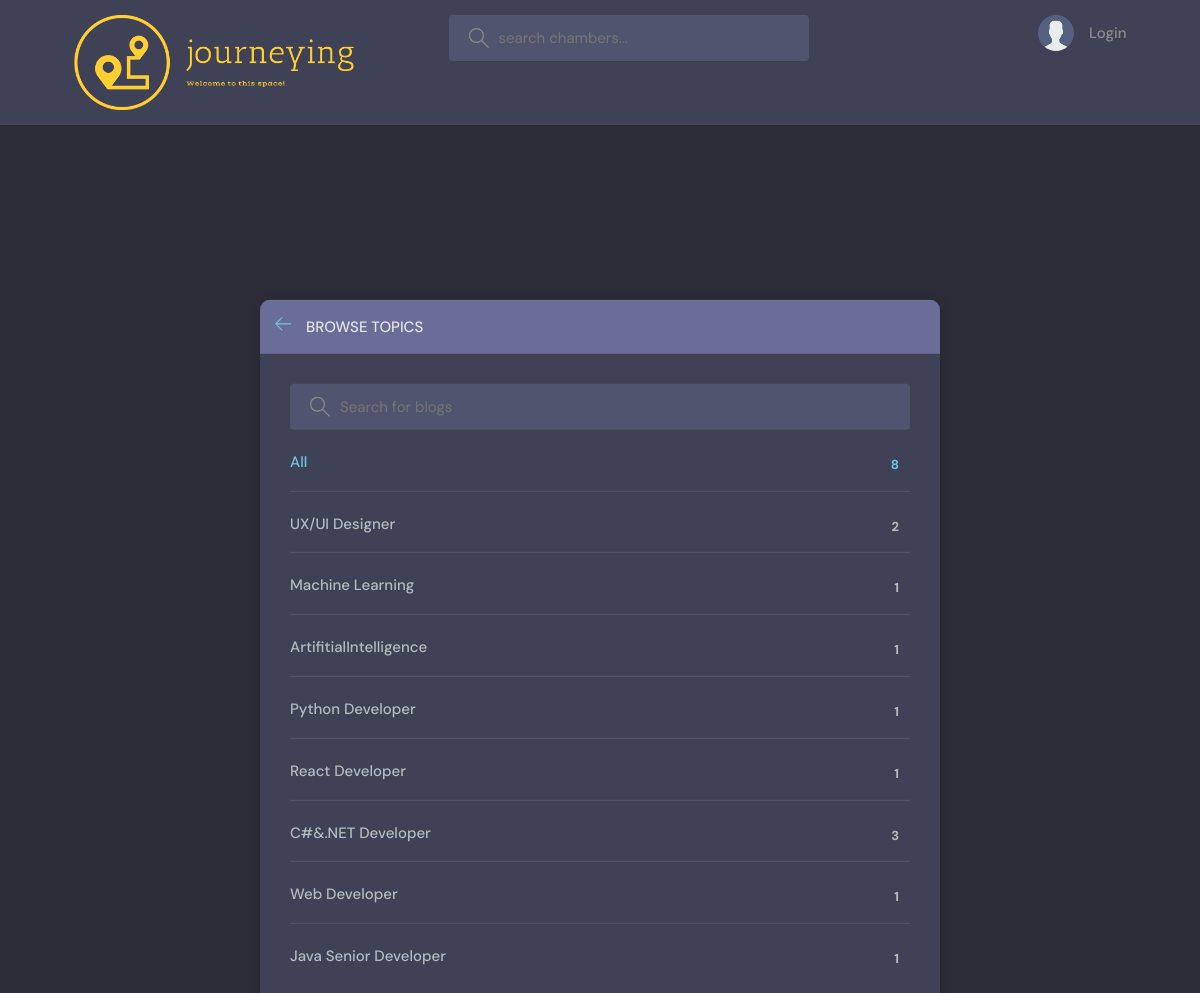
The page /topic/ on the database its author committed.
### journeyingblogs/models.py (models this page shows, shortened)
class Topic(models.Model):
    name = models.CharField(max_length=200)

### journeyingblogs/views.py (the view)
# urls.py: path('topic/', views.topicPage, name="topic_page"),
def topicPage(request):
    q = request.GET.get('q') if request.GET.get('q') != None else ''
    topics = Topic.objects.filter(name__icontains=q)
    return render(request, 'journeyingblogs/topic.html', {'topics': topics})

### journeyingblogs/templates/journeyingblogs/topic.html (shortened to what this page needs)
{% extends 'main.html' %}
{% block content %}
<main class="create-room layout">
  <div class="container">
    <div class="layout__box">
      <div class="layout__boxHeader">
        <div class="layout__boxTitle">
          <a href="{% url 'homepage' %}">
            <svg version="1.1" xmlns="http://www.w3.org/2000/svg" width="32" height="32" viewBox="0 0 32 32">
              <title>arrow-left</title>
              <path
                d="M13.723 2.286l-13.723 13.714 13.719 13.714 1.616-1.611-10.96-10.96h27.625v-2.286h-27.625l10.965-10.965-1.616-1.607z">
              </path>
            </svg>
          </a>
          <h3>Browse Topics</h3>
        </div>
      </div>
      <div class="topics-page layout__body">
        <form action="" method="GET" class="header__search">
          <label>
            <input name="q" placeholder="Search for blogs" />
          </label>
        </form>
        <ul class="topics__list">
          <li>
            <a href="{% url 'topic_page' %}" class="active">All <span>{{topics.count}}</span></a>
          </li>
          {% for topic in topics %}
          <li>
            <a href="{% url 'homepage' %}?q={{topic.name}}">{{ topic.name }} <span>{{topic.chamber_set.all.count}}</span></a>
          </li>
          {% endfor %}
        </ul>
      </div>
    </div>
  </div>
</main>
{% endblock content %}

### static/styles/style.css (style rules this page uses)
:root { --color-main: #71c6dd; --color-main-light: #e1f6fb; --color-dark: #3f4156; --color-dark-medium: #51546e; --color-dark-light: #696d97; --color-light: #e5e5e5; --color-gray: #8b8b8b; --color-light-gray: #b2bdbd; --color-bg: #2d2d39; --color-success: #5dd693; --color-error: #fc4b0b; }
* { font-family: "DM Sans", -apple-system, BlinkMacSystemFont, "Segoe UI", Roboto, Oxygen, Ubuntu, Cantarell, "Open Sans", "Helvetica Neue", sans-serif; margin: 0; padding: 0; box-sizing: border-box; text-rendering: optimizeLegibility; font-size: inherit; }
html { font-size: 56.25%; }
@media only screen and (min-width: 1200px) { html { font-size: 62.5%; } }
body { line-height: 1.6; font-weight: 400; font-size: 1.5rem; color: var(--color-light-gray); background-color: var(--color-bg); min-height: 100vh; }
a { display: inline-block; color: var(--color-main); text-decoration: none; }
.container { max-width: 120rem; width: 90%; margin: auto; }
.header__search > label { background-color: var(--color-dark-medium); padding: 1.3rem 1rem; display: flex; align-items: center; gap: 1rem; border-radius: 4px; }
.header__search svg { fill: var(--color-gray); width: 2rem; height: 2rem; margin-left: 1rem; }
.header__search input { width: 30rem; background: transparent; border: none; outline: none; color: var(--color-light); }
.layout { margin-top: 2.4rem; min-height: 70vh; }
.layout > .container { display: flex; justify-content: space-between; align-items: flex-start; min-height: 90vh; }
.layout__box { width: 90%; max-width: 48rem; min-height: 40rem; position: absolute; top: 60%; left: 50%; transform: translate(-50%, -42%); background-color: var(--color-dark); border-radius: 1rem; box-shadow: 1px 1px 6px 3px rgba(0, 0, 0, 0.1); overflow: hidden; }
.layout__boxHeader { display: flex; padding: 1.5rem; background-color: var(--color-dark-light); }
.layout__boxTitle { display: flex; gap: 1.5rem; align-items: center; }
.layout__boxTitle h3 { text-transform: uppercase; font-weight: 500; color: var(--color-light); }
.layout__boxTitle svg { width: 1.6rem; height: 1.6rem; fill: var(--color-main); }
.layout__body { margin: 3rem; }
.topics__list { list-style: none; }
.topics__list li a { display: flex; justify-content: space-between; margin-bottom: 3rem; font-weight: 500; color: var(--color-light-gray); transition: all 0.3s ease-in-out; }
.topics__list li a.active, .topics__list li a:hover { color: var(--color-main); }
.topics__list li a span { padding: 0.5rem 1rem; background-color: var(--color-dark); border-radius: 3px; font-size: 1.3rem; font-weight: 700; letter-spacing: 1px; }
.topics-page .topics__list li:not(:last-child) a { margin: 2rem 0; padding-bottom: 1rem; text-decoration: none; border-bottom: 1px solid var(--color-dark-medium); }
.topics-page .header__search { display: block; }
.create-room.layout .layout__box { max-width: 68rem; }

### rows shown on the page
Topic: name "UX/UI Designer", chamber_set.all.count "2"
Topic: name "Machine Learning", chamber_set.all.count "1"
Topic: name "ArtifitialIntelligence", chamber_set.all.count "1"
Topic: name "Python Developer", chamber_set.all.count "1"
Topic: name "React Developer", chamber_set.all.count "1"
Topic: name "C#&.NET Developer", chamber_set.all.count "3"
Topic: name "Web Developer", chamber_set.all.count "1"
Topic: name "Java Senior Developer", chamber_set.all.count "1"

### other values the page prints
{{ topics.count }} "8"
